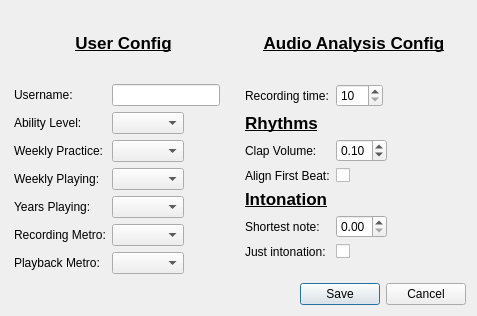
<ui version="4.0" >
 <class>UserConfig</class>
 <widget class="QDialog" name="UserConfig" >
  <property name="windowModality" >
   <enum>Qt::ApplicationModal</enum>
  </property>
  <property name="geometry" >
   <rect>
    <x>0</x>
    <y>0</y>
    <width>477</width>
    <height>316</height>
   </rect>
  </property>
  <property name="windowTitle" >
   <string>Dialog</string>
  </property>
  <layout class="QGridLayout" name="gridLayout" >
   <item row="1" column="0" >
    <layout class="QFormLayout" name="formLayout" >
     <property name="fieldGrowthPolicy" >
      <enum>QFormLayout::FieldsStayAtSizeHint</enum>
     </property>
     <property name="margin" >
      <number>3</number>
     </property>
     <item row="0" column="1" >
      <widget class="QLineEdit" name="usernameInput" />
     </item>
     <item row="1" column="0" >
      <widget class="QLabel" name="label_2" >
       <property name="text" >
        <string>Ability Level:</string>
       </property>
      </widget>
     </item>
     <item row="1" column="1" >
      <widget class="QComboBox" name="abilityLevelInput" />
     </item>
     <item row="2" column="0" >
      <widget class="QLabel" name="label_3" >
       <property name="text" >
        <string>Weekly Practice:</string>
       </property>
      </widget>
     </item>
     <item row="2" column="1" >
      <widget class="QComboBox" name="weekPracticeInput" />
     </item>
     <item row="3" column="0" >
      <widget class="QLabel" name="label_4" >
       <property name="text" >
        <string>Weekly Playing:</string>
       </property>
      </widget>
     </item>
     <item row="3" column="1" >
      <widget class="QComboBox" name="weekPlayInput" />
     </item>
     <item row="4" column="0" >
      <widget class="QLabel" name="label_5" >
       <property name="text" >
        <string>Years Playing:</string>
       </property>
      </widget>
     </item>
     <item row="4" column="1" >
      <widget class="QComboBox" name="yearsPlayingInput" />
     </item>
     <item row="5" column="0" >
      <widget class="QLabel" name="label_6" >
       <property name="text" >
        <string>Recording Metro:</string>
       </property>
      </widget>
     </item>
     <item row="5" column="1" >
      <widget class="QComboBox" name="recordingMetroInput" />
     </item>
     <item row="6" column="0" >
      <widget class="QLabel" name="label_7" >
       <property name="text" >
        <string>Playback Metro:</string>
       </property>
      </widget>
     </item>
     <item row="6" column="1" >
      <widget class="QComboBox" name="playbackMetroInput" />
     </item>
     <item row="0" column="0" >
      <widget class="QLabel" name="label" >
       <property name="text" >
        <string>Username:</string>
       </property>
      </widget>
     </item>
    </layout>
   </item>
   <item row="1" column="1" >
    <layout class="QFormLayout" name="formLayout_2" >
     <property name="fieldGrowthPolicy" >
      <enum>QFormLayout::FieldsStayAtSizeHint</enum>
     </property>
     <property name="margin" >
      <number>3</number>
     </property>
     <item row="6" column="0" >
      <widget class="QLabel" name="label_12" >
       <property name="text" >
        <string>Shortest note:</string>
       </property>
      </widget>
     </item>
     <item row="6" column="1" >
      <widget class="QDoubleSpinBox" name="noteWidthInput" >
       <property name="maximum" >
        <double>1.000000000000000</double>
       </property>
       <property name="singleStep" >
        <double>0.100000000000000</double>
       </property>
      </widget>
     </item>
     <item row="5" column="0" >
      <widget class="QLabel" name="label_15" >
       <property name="text" >
        <string>&lt;!DOCTYPE HTML PUBLIC "-//W3C//DTD HTML 4.0//EN" "http://www.w3.org/TR/REC-html40/strict.dtd">
&lt;html>&lt;head>&lt;meta name="qrichtext" content="1" />&lt;style type="text/css">
p, li { white-space: pre-wrap; }
&lt;/style>&lt;/head>&lt;body style=" font-family:'Lucida Grande'; font-size:13pt; font-weight:400; font-style:normal;">
&lt;p style=" margin-top:0px; margin-bottom:0px; margin-left:0px; margin-right:0px; -qt-block-indent:0; text-indent:0px;">&lt;span style=" font-weight:600; text-decoration: underline;">Intonation&lt;/span>&lt;/p>&lt;/body>&lt;/html></string>
       </property>
       <property name="alignment" >
        <set>Qt::AlignLeading|Qt::AlignLeft|Qt::AlignVCenter</set>
       </property>
       <property name="margin" >
        <number>0</number>
       </property>
       <property name="indent" >
        <number>-1</number>
       </property>
       <property name="openExternalLinks" >
        <bool>false</bool>
       </property>
      </widget>
     </item>
     <item row="0" column="0" >
      <widget class="QLabel" name="label_13" >
       <property name="text" >
        <string>Recording time:</string>
       </property>
      </widget>
     </item>
     <item row="0" column="1" >
      <widget class="QSpinBox" name="recordTimeInput" >
       <property name="minimum" >
        <number>10</number>
       </property>
       <property name="maximum" >
        <number>120</number>
       </property>
      </widget>
     </item>
     <item row="2" column="1" >
      <widget class="QDoubleSpinBox" name="onsetCutoffInput" >
       <property name="maximum" >
        <double>1.000000000000000</double>
       </property>
       <property name="singleStep" >
        <double>0.010000000000000</double>
       </property>
       <property name="value" >
        <double>0.100000000000000</double>
       </property>
      </widget>
     </item>
     <item row="1" column="0" >
      <widget class="QLabel" name="label_14" >
       <property name="sizePolicy" >
        <sizepolicy vsizetype="Preferred" hsizetype="Preferred" >
         <horstretch>0</horstretch>
         <verstretch>0</verstretch>
        </sizepolicy>
       </property>
       <property name="minimumSize" >
        <size>
         <width>0</width>
         <height>0</height>
        </size>
       </property>
       <property name="text" >
        <string>&lt;!DOCTYPE HTML PUBLIC "-//W3C//DTD HTML 4.0//EN" "http://www.w3.org/TR/REC-html40/strict.dtd">
&lt;html>&lt;head>&lt;meta name="qrichtext" content="1" />&lt;style type="text/css">
p, li { white-space: pre-wrap; }
&lt;/style>&lt;/head>&lt;body style=" font-family:'Lucida Grande'; font-size:13pt; font-weight:400; font-style:normal;">
&lt;p align="center" style=" margin-top:0px; margin-bottom:0px; margin-left:0px; margin-right:0px; -qt-block-indent:0; text-indent:0px;">&lt;span style=" font-weight:600; text-decoration: underline;">Rhythms&lt;/span>&lt;/p>&lt;/body>&lt;/html></string>
       </property>
      </widget>
     </item>
     <item row="2" column="0" >
      <widget class="QLabel" name="label_8" >
       <property name="text" >
        <string>Clap Volume:</string>
       </property>
      </widget>
     </item>
     <item row="3" column="0" >
      <widget class="QLabel" name="label_9" >
       <property name="text" >
        <string>Align First Beat:</string>
       </property>
      </widget>
     </item>
     <item row="3" column="1" >
      <widget class="QCheckBox" name="alignFirstBeatInput" >
       <property name="text" >
        <string/>
       </property>
      </widget>
     </item>
     <item row="7" column="0" >
      <widget class="QLabel" name="label_16" >
       <property name="text" >
        <string>Just intonation:</string>
       </property>
      </widget>
     </item>
     <item row="7" column="1" >
      <widget class="QCheckBox" name="justInput" >
       <property name="text" >
        <string/>
       </property>
      </widget>
     </item>
    </layout>
   </item>
   <item row="2" column="1" >
    <widget class="QDialogButtonBox" name="dialogButtons" >
     <property name="orientation" >
      <enum>Qt::Horizontal</enum>
     </property>
     <property name="standardButtons" >
      <set>QDialogButtonBox::Cancel|QDialogButtonBox::Save</set>
     </property>
    </widget>
   </item>
   <item row="0" column="0" >
    <widget class="QLabel" name="label_10" >
     <property name="text" >
      <string>&lt;!DOCTYPE HTML PUBLIC "-//W3C//DTD HTML 4.0//EN" "http://www.w3.org/TR/REC-html40/strict.dtd">
&lt;html>&lt;head>&lt;meta name="qrichtext" content="1" />&lt;style type="text/css">
p, li { white-space: pre-wrap; }
&lt;/style>&lt;/head>&lt;body style=" font-family:'Lucida Grande'; font-size:13pt; font-weight:400; font-style:normal;">
&lt;p align="center" style=" margin-top:0px; margin-bottom:0px; margin-left:0px; margin-right:0px; -qt-block-indent:0; text-indent:0px;">&lt;span style=" font-weight:600; text-decoration: underline;">User Config&lt;/span>&lt;/p>&lt;/body>&lt;/html></string>
     </property>
    </widget>
   </item>
   <item row="0" column="1" >
    <widget class="QLabel" name="label_11" >
     <property name="text" >
      <string>&lt;!DOCTYPE HTML PUBLIC "-//W3C//DTD HTML 4.0//EN" "http://www.w3.org/TR/REC-html40/strict.dtd">
&lt;html>&lt;head>&lt;meta name="qrichtext" content="1" />&lt;style type="text/css">
p, li { white-space: pre-wrap; }
&lt;/style>&lt;/head>&lt;body style=" font-family:'Lucida Grande'; font-size:13pt; font-weight:400; font-style:normal;">
&lt;p align="center" style=" margin-top:0px; margin-bottom:0px; margin-left:0px; margin-right:0px; -qt-block-indent:0; text-indent:0px;">&lt;span style=" font-weight:600; text-decoration: underline;">Audio Analysis Config&lt;/span>&lt;/p>&lt;/body>&lt;/html></string>
     </property>
    </widget>
   </item>
  </layout>
 </widget>
 <resources/>
 <connections>
  <connection>
   <sender>dialogButtons</sender>
   <signal>accepted()</signal>
   <receiver>UserConfig</receiver>
   <slot>accept()</slot>
   <hints>
    <hint type="sourcelabel" >
     <x>248</x>
     <y>254</y>
    </hint>
    <hint type="destinationlabel" >
     <x>157</x>
     <y>274</y>
    </hint>
   </hints>
  </connection>
  <connection>
   <sender>dialogButtons</sender>
   <signal>rejected()</signal>
   <receiver>UserConfig</receiver>
   <slot>reject()</slot>
   <hints>
    <hint type="sourcelabel" >
     <x>316</x>
     <y>260</y>
    </hint>
    <hint type="destinationlabel" >
     <x>286</x>
     <y>274</y>
    </hint>
   </hints>
  </connection>
 </connections>
</ui>
